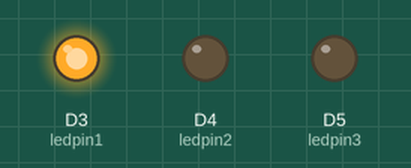
A sketch run on a simulated ESP8266 (NodeMCU). On the bench: output pins drawn as LEDs (lit = HIGH).

Above: at 0.5 s.
At 2.5 s:
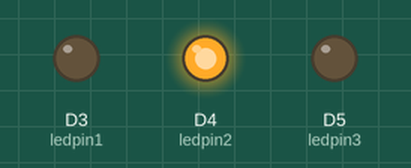
At 4.5 s:
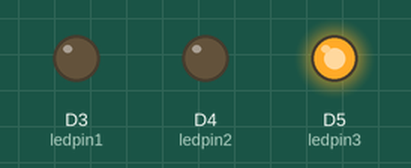
At 5.5 s:
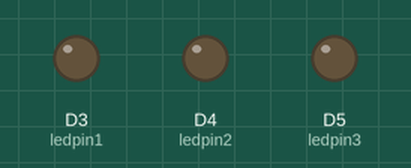
Timing chart, 0 to 7.8 s (numbered marks = the images above):
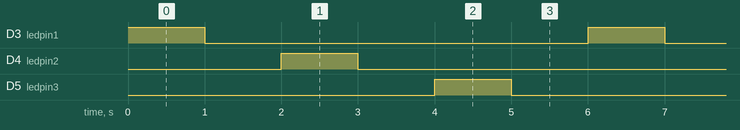

The sketch:

blinking_3_LED.ino
```cpp
int ledpin1 =  D3;
int ledpin2 =  D4;
int ledpin3 =  D5;

void setup() {
  // put your setup code here, to run once:
pinMode (ledpin1, OUTPUT);
pinMode (ledpin2, OUTPUT);
pinMode (ledpin3, OUTPUT);
}

void loop() {
  // put your main code here, to run repeatedly:
digitalWrite(ledpin1, HIGH);
delay(1000);
digitalWrite(ledpin1,LOW);
delay (1000);
digitalWrite(ledpin2, HIGH);
delay(1000);
digitalWrite(ledpin2,LOW);
delay (1000);
digitalWrite(ledpin3, HIGH);
delay(1000);
digitalWrite(ledpin3,LOW);
delay (1000);
}
```

Measured:
- by itself, D3 (ledpin1), D4 (ledpin2), D5 (ledpin3): alternates HIGH for 1.0 s and LOW for 5.0 s
- by itself, everything shown: repeats every 6.0 s, in 6 steps
